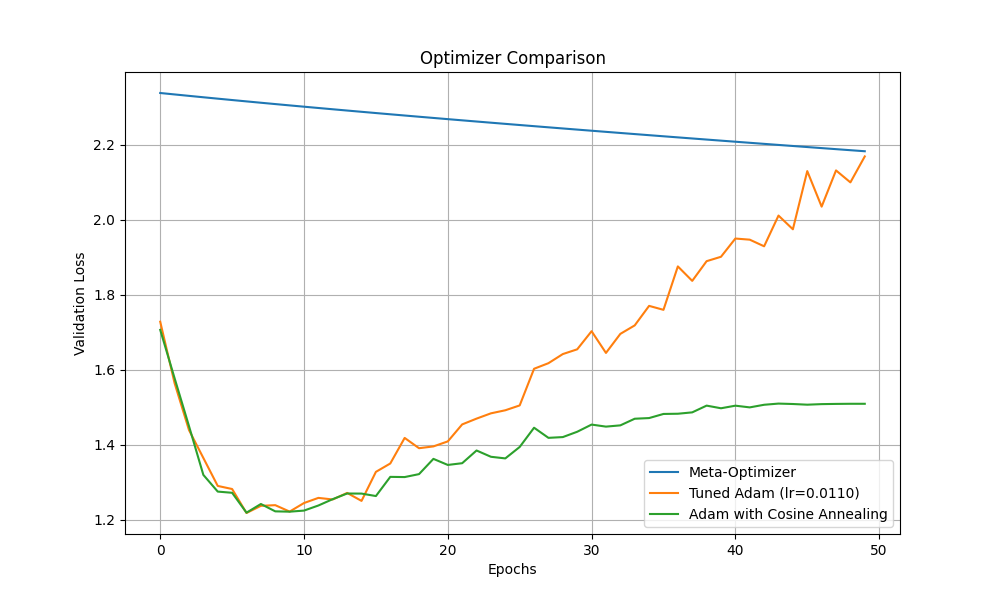

Write Python code to recreate this figure.

import torch
import torch.nn as nn
import torch.optim as optim
from torch.optim.lr_scheduler import CosineAnnealingLR
from light_dataloader import TensorDataLoader
from mnist1d.data import make_dataset, get_dataset_args
import numpy as np
import matplotlib.pyplot as plt
import optuna
import copy

# Set random seed for reproducibility
torch.manual_seed(0)
np.random.seed(0)

# Define the model
class MLP(nn.Module):
    def __init__(self):
        super(MLP, self).__init__()
        self.layers = nn.Sequential(
            nn.Linear(40, 100),
            nn.ReLU(),
            nn.Linear(100, 10)
        )

    def forward(self, x):
        return self.layers(x)

# Data loading
defaults = get_dataset_args()
defaults.num_samples = 4000
data = make_dataset(defaults)

X_train, y_train = torch.tensor(data['x'], dtype=torch.float32), torch.tensor(data['y'])
X_val, y_val = torch.tensor(data['x_test'], dtype=torch.float32), torch.tensor(data['y_test'])

train_loader = TensorDataLoader((X_train, y_train), batch_size=128, shuffle=True)
val_loader = TensorDataLoader((X_val, y_val), batch_size=128)

def train_meta(model, train_loader, val_loader, epochs=50):
    log_lr = nn.Parameter(torch.tensor(np.log(1e-3)))
    meta_optimizer = optim.Adam([log_lr], lr=1e-4)
    criterion = nn.CrossEntropyLoss()
    history = []
    lr_history = []

    for epoch in range(epochs):
        model.train()
        train_iter = iter(train_loader)
        val_iter = iter(val_loader)

        for i in range(len(train_loader)):
            try:
                X_batch, y_batch = next(train_iter)
            except StopIteration:
                train_iter = iter(train_loader)
                X_batch, y_batch = next(train_iter)

            try:
                X_val_batch, y_val_batch = next(val_iter)
            except StopIteration:
                val_iter = iter(val_loader)
                X_val_batch, y_val_batch = next(val_iter)

            # Meta-update for LR
            outputs = model(X_batch)
            train_loss = criterion(outputs, y_batch)
            grad_params = torch.autograd.grad(train_loss, model.parameters(), create_graph=True)

            fast_weights = [p - torch.exp(log_lr) * g for p, g in zip(model.parameters(), grad_params)]

            val_out_l1 = torch.nn.functional.linear(X_val_batch, fast_weights[0], fast_weights[1])
            val_out_relu = torch.nn.functional.relu(val_out_l1)
            val_out_l2 = torch.nn.functional.linear(val_out_relu, fast_weights[2], fast_weights[3])
            val_loss = criterion(val_out_l2, y_val_batch)

            meta_optimizer.zero_grad()
            val_loss.backward()
            meta_optimizer.step()

            # Actual model parameter update
            with torch.no_grad():
                for p, g in zip(model.parameters(), grad_params):
                    p.data -= torch.exp(log_lr) * g
            model.zero_grad()

        # Evaluate at the end of the epoch
        model.eval()
        val_loss_total = 0
        with torch.no_grad():
            for X_batch, y_batch in val_loader:
                outputs = model(X_batch)
                val_loss_total += criterion(outputs, y_batch).item()

        avg_val_loss = val_loss_total / len(val_loader)
        history.append(avg_val_loss)
        current_lr = torch.exp(log_lr).item()
        lr_history.append(current_lr)
        print(f'Epoch {epoch+1}/{epochs}, Val Loss: {avg_val_loss:.4f}, LR: {current_lr:.6f}')

    return history, lr_history

# Baseline Adam training
def train_adam(model, train_loader, val_loader, lr, epochs=50):
    optimizer = optim.Adam(model.parameters(), lr=lr)
    criterion = nn.CrossEntropyLoss()
    history = []

    for epoch in range(epochs):
        model.train()
        for X_batch, y_batch in train_loader:
            optimizer.zero_grad()
            outputs = model(X_batch)
            loss = criterion(outputs, y_batch)
            loss.backward()
            optimizer.step()

        model.eval()
        val_loss_total = 0
        with torch.no_grad():
            for X_batch, y_batch in val_loader:
                outputs = model(X_batch)
                val_loss_total += criterion(outputs, y_batch).item()

        avg_val_loss = val_loss_total / len(val_loader)
        history.append(avg_val_loss)
    return history

# Adam with Cosine Annealing
def train_adam_cosine(model, train_loader, val_loader, lr, epochs=50):
    optimizer = optim.Adam(model.parameters(), lr=lr)
    scheduler = CosineAnnealingLR(optimizer, T_max=epochs)
    criterion = nn.CrossEntropyLoss()
    history = []

    for epoch in range(epochs):
        model.train()
        for X_batch, y_batch in train_loader:
            optimizer.zero_grad()
            outputs = model(X_batch)
            loss = criterion(outputs, y_batch)
            loss.backward()
            optimizer.step()

        scheduler.step()

        model.eval()
        val_loss_total = 0
        with torch.no_grad():
            for X_batch, y_batch in val_loader:
                outputs = model(X_batch)
                val_loss_total += criterion(outputs, y_batch).item()

        avg_val_loss = val_loss_total / len(val_loader)
        history.append(avg_val_loss)
    return history


# Optuna for baseline Adam
def objective(trial):
    lr = trial.suggest_loguniform('lr', 1e-5, 1e-1)
    model = MLP()
    history = train_adam(copy.deepcopy(model), train_loader, val_loader, lr, epochs=10)
    return min(history)

# Run experiments
if __name__ == '__main__':
    # Meta-optimizer
    model_meta = MLP()
    history_meta, lr_history = train_meta(model_meta, train_loader, val_loader)

    # Tuned Adam
    study = optuna.create_study(direction='minimize')
    study.optimize(objective, n_trials=20)
    best_lr = study.best_trial.params['lr']
    print(f"Best LR for Adam: {best_lr}")
    model_adam = MLP()
    history_adam = train_adam(model_adam, train_loader, val_loader, best_lr)

    # Adam with Cosine Annealing
    model_cosine = MLP()
    history_cosine = train_adam_cosine(model_cosine, train_loader, val_loader, best_lr)

    # Plotting
    plt.figure(figsize=(10, 6))
    plt.plot(history_meta, label='Meta-Optimizer')
    plt.plot(history_adam, label=f'Tuned Adam (lr={best_lr:.4f})')
    plt.plot(history_cosine, label='Adam with Cosine Annealing')
    plt.xlabel('Epochs')
    plt.ylabel('Validation Loss')
    plt.title('Optimizer Comparison')
    plt.legend()
    plt.grid(True)
    plt.savefig('hyperparameter_adaptation_experiment/comparison.png')
    plt.show()

    plt.figure(figsize=(10, 6))
    plt.plot(lr_history, label='Meta-Optimizer LR')
    plt.xlabel('Epochs')
    plt.ylabel('Learning Rate')
    plt.title('Learning Rate Evolution')
    plt.legend()
    plt.grid(True)
    plt.savefig('hyperparameter_adaptation_experiment/lr_evolution.png')
    plt.show()
